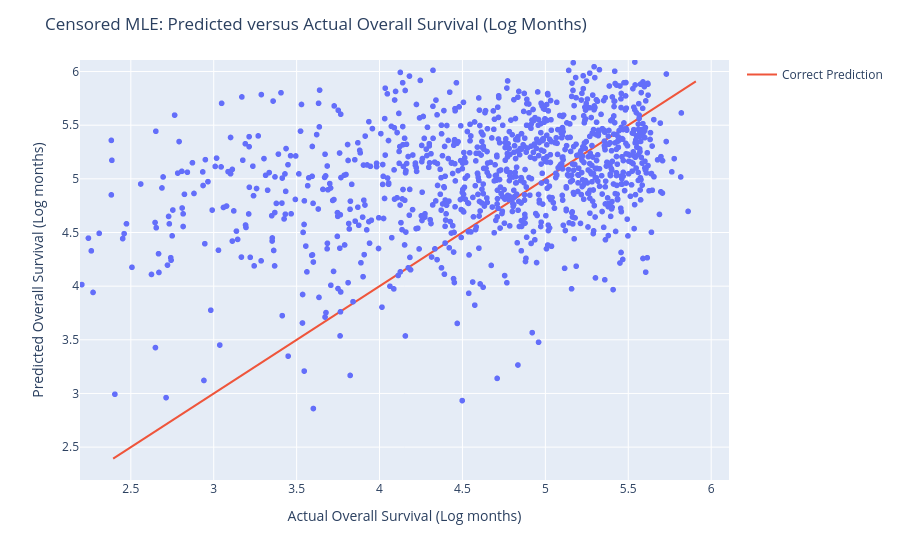

The code cell stored with this chart in its notebook:
### Code cell
medians = aft.predict_median(encoded_df_train_AFT)

actual_log = np.log(encoded_df_train_AFT["Overall Survival (Months)"])
predicted_log = np.log(medians)

combined = pd.concat([actual_log, predicted_log])
lo = np.percentile(combined, 1)
hi = np.percentile(combined, 99)

fig = px.scatter(x=actual_log, y=predicted_log,
                 labels={"x": "Actual Overall Survival (Log months)", "y": "Predicted Overall Survival (Log months)"})

fig.add_trace(go.Scatter(
    x=[lo, hi],
    y=[lo, hi],
    mode="lines",
    name="Correct Prediction"
))

fig.update_layout(title="Censored MLE: Predicted versus Actual Overall Survival (Log Months)")
fig.update_xaxes(range=[lo-0.2, hi+0.2])
fig.update_yaxes(range=[lo-0.2, hi+0.2])
fig.show()

### Figure 1 — Plotly figure (JSON) as saved in the notebook; plotly's stock layout.template omitted (floating-point values rounded to 4 significant figures; data arrays with more than 128 entries replaced by an {"elided": "..."} marker saying what was removed)
{"data": [{"hovertemplate": "Actual Overall Survival (Log months)=%{x}<br>Predicted Overall Survival (Log months)=%{y}<extra></extra>", "legendgroup": "", "marker": {"color": "#636efa", "symbol": "circle"}, "mode": "markers", "name": "", "showlegend": false, "type": "scattergl", "x": {"elided": "1072 float values"}, "xaxis": "x", "y": {"elided": "1072 float values"}, "yaxis": "y"}, {"mode": "lines", "name": "Correct Prediction", "type": "scatter", "x": [2.394, 5.907], "y": [2.394, 5.907]}], "layout": {"legend": {"tracegroupgap": 0}, "margin": {"t": 60}, "title": {"text": "Censored MLE: Predicted versus Actual Overall Survival (Log Months)"}, "xaxis": {"anchor": "y", "domain": [0, 1], "range": [2.194, 6.107], "title": {"text": "Actual Overall Survival (Log months)"}}, "yaxis": {"anchor": "x", "domain": [0, 1], "range": [2.194, 6.107], "title": {"text": "Predicted Overall Survival (Log months)"}}}}
